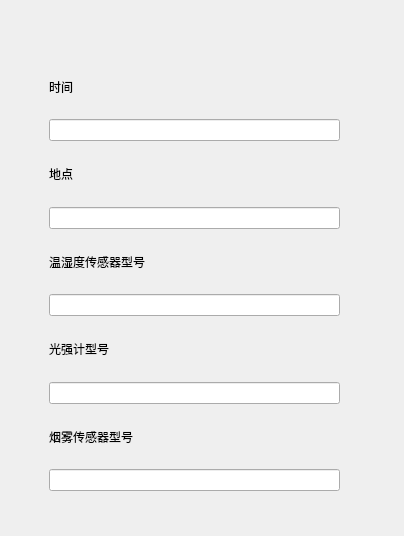
<?xml version="1.0" encoding="UTF-8"?>
<ui version="4.0">
 <class>Node1</class>
 <widget class="QWidget" name="Node1">
  <property name="geometry">
   <rect>
    <x>0</x>
    <y>0</y>
    <width>404</width>
    <height>536</height>
   </rect>
  </property>
  <property name="windowTitle">
   <string>节点详情</string>
  </property>
  <property name="windowIcon">
   <iconset resource="resource.qrc">
    <normaloff>:/images/Long.webp</normaloff>:/images/Long.webp</iconset>
  </property>
  <widget class="QWidget" name="verticalLayoutWidget">
   <property name="geometry">
    <rect>
     <x>49</x>
     <y>60</y>
     <width>291</width>
     <height>431</height>
    </rect>
   </property>
   <layout class="QVBoxLayout" name="verticalLayout">
    <item>
     <widget class="QLabel" name="Timelable">
      <property name="text">
       <string>时间</string>
      </property>
     </widget>
    </item>
    <item>
     <widget class="QLineEdit" name="TimeEdit"/>
    </item>
    <item>
     <widget class="QLabel" name="Locationlabel">
      <property name="text">
       <string>地点</string>
      </property>
     </widget>
    </item>
    <item>
     <widget class="QLineEdit" name="LocationEdit"/>
    </item>
    <item>
     <widget class="QLabel" name="TemHumiDe">
      <property name="text">
       <string>温湿度传感器型号</string>
      </property>
     </widget>
    </item>
    <item>
     <widget class="QLineEdit" name="TemHumiEdit"/>
    </item>
    <item>
     <widget class="QLabel" name="LightDe">
      <property name="text">
       <string>光强计型号</string>
      </property>
     </widget>
    </item>
    <item>
     <widget class="QLineEdit" name="LightEdit"/>
    </item>
    <item>
     <widget class="QLabel" name="SmokeDe">
      <property name="text">
       <string>烟雾传感器型号</string>
      </property>
     </widget>
    </item>
    <item>
     <widget class="QLineEdit" name="SmokeEdit"/>
    </item>
   </layout>
  </widget>
 </widget>
 <resources>
  <include location="resource.qrc"/>
 </resources>
 <connections/>
</ui>
